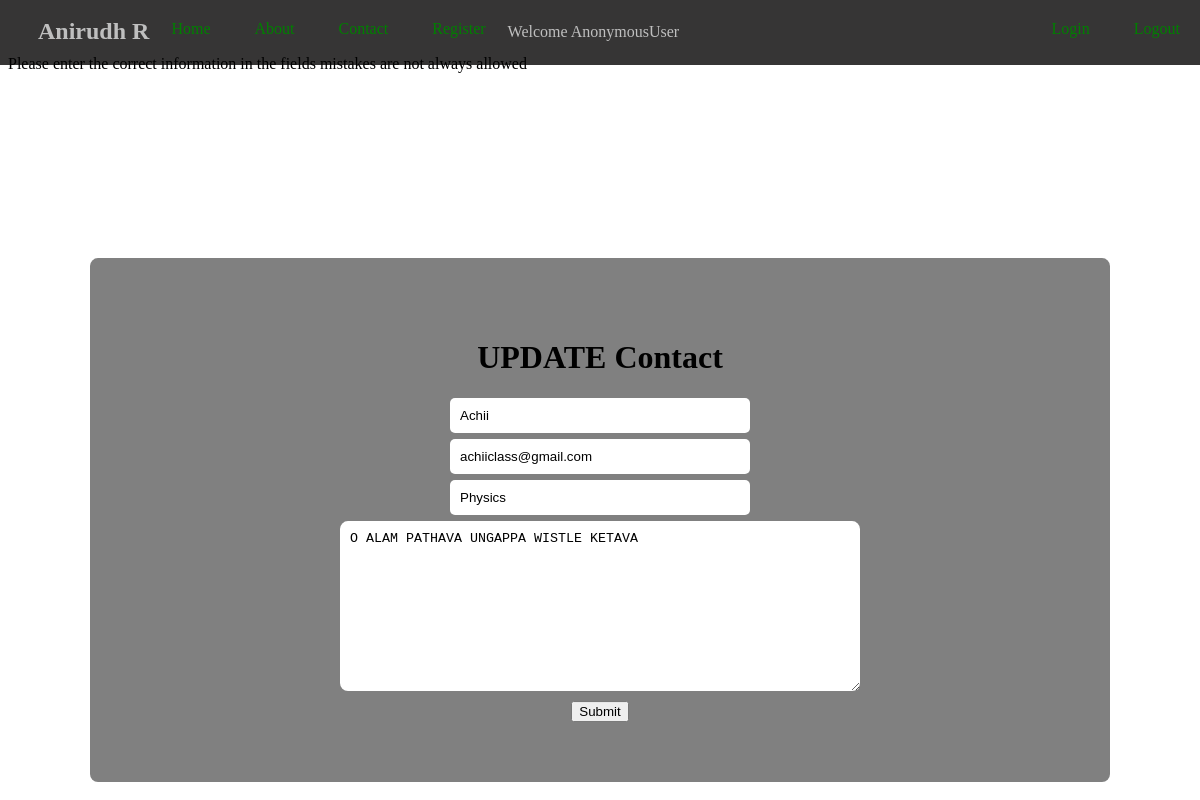
Screenshot of /update_contact/6 with the database file from the repository.
### myapp/models.py (models this page shows)
class Contact(models.Model):
    name=models.CharField(max_length=20)
    email=models.EmailField()
    subject=models.CharField(max_length=20)
    message=models.TextField()
    connect=models.ForeignKey( User,on_delete=models.CASCADE,null=True)

### myapp/views.py (the view)
# urls.py: path('update_contact/<ID>', views.update_contact, name="Update Contact"),
def update_contact(req,ID):
    data=Contact.objects.get(pk=ID)
    x=ContactForm(req.POST or None, instance=data)
    if x.is_valid():
        x.save()
        messages.success(req,'Data is saved to database')
        return redirect('/about')
    return render(req,'update.html',{'a':x})

### myapp/form.py
class ContactForm(ModelForm):
    class Meta:
        model=Contact
        fields=['name','email','subject','message']

### templates/update.html (shortened to what this page needs)
{% extends "common.html" %}
{% block body %}
<marquee>Please enter the correct information in the fields mistakes are not always allowed</marquee>
   <form method="post"  class="contact-form">
    <h1> UPDATE Contact </h1>
    <div class="form">
        {{a.name}}
    </div>
    <div class="form">
        {{a.email}}
    </div>
    <div class="form">
        {{a.subject}}
    </div>
    <div class="tip">
        {{a.message}}
    </div>
    <div class="butt">
        <button type="submit">Submit</button>
    </div>
   </form>
{% endblock body %}

### statics/dim.css (style rules this page uses)
.contact-form { position: absolute; top: 65%; left: 50%; transform: translate(-50%, -50%); background: gray ; padding: 60px 60px; padding-right: 250px; padding-left: 250px; border-radius: 8px; text-align: center; }
.contact-form input, .contact-form textarea { padding: 10px; width: 500px; margin-bottom: 6px; border: transparent; border-radius: 8px; }
body { background-color: rgba(255, 255, 255, 0); }
.contact-form input { width: 280px; box-shadow:none; border:transparent; border-radius: 5px; }

### rows the page displays
Contact: name "Achii", email "achiiclass@gmail.com", subject "Physics", message "O ALAM PATHAVA UNGAPPA WISTLE KETAVA"

### other values shown
{{ request.user }} "AnonymousUser"
